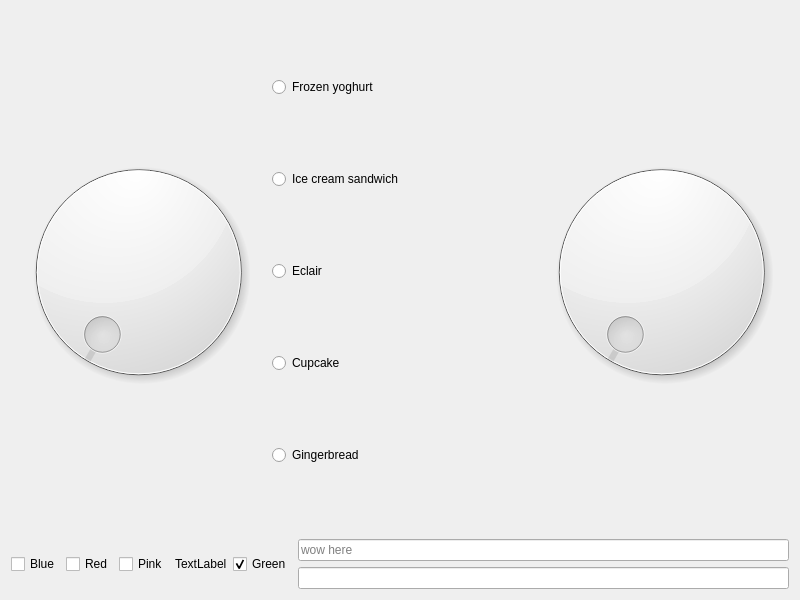
<?xml version="1.0" encoding="UTF-8"?>
<ui version="4.0">
 <class>Widget</class>
 <widget class="QWidget" name="Widget">
  <property name="geometry">
   <rect>
    <x>0</x>
    <y>0</y>
    <width>800</width>
    <height>600</height>
   </rect>
  </property>
  <property name="windowTitle">
   <string>Widget</string>
  </property>
  <layout class="QVBoxLayout" name="verticalLayout_2">
   <item>
    <layout class="QVBoxLayout" name="verticalLayout_4">
     <item>
      <layout class="QHBoxLayout" name="horizontalLayout_2" stretch="0,0,0">
       <item>
        <widget class="QDial" name="Servings"/>
       </item>
       <item>
        <layout class="QVBoxLayout" name="verticalLayout">
         <item>
          <widget class="QRadioButton" name="radioButton_2">
           <property name="text">
            <string>Frozen yoghurt</string>
           </property>
           <attribute name="buttonGroup">
            <string notr="true">desserts</string>
           </attribute>
          </widget>
         </item>
         <item>
          <widget class="QRadioButton" name="radioButton">
           <property name="text">
            <string>Ice cream sandwich</string>
           </property>
           <attribute name="buttonGroup">
            <string notr="true">desserts</string>
           </attribute>
          </widget>
         </item>
         <item>
          <widget class="QRadioButton" name="radioButton_4">
           <property name="text">
            <string>Eclair</string>
           </property>
           <attribute name="buttonGroup">
            <string notr="true">desserts</string>
           </attribute>
          </widget>
         </item>
         <item>
          <widget class="QRadioButton" name="radioButton_3">
           <property name="text">
            <string>Cupcake</string>
           </property>
           <attribute name="buttonGroup">
            <string notr="true">desserts</string>
           </attribute>
          </widget>
         </item>
         <item>
          <widget class="QRadioButton" name="radioButton_5">
           <property name="text">
            <string>Gingerbread</string>
           </property>
           <attribute name="buttonGroup">
            <string notr="true">desserts</string>
           </attribute>
          </widget>
         </item>
        </layout>
       </item>
       <item>
        <widget class="QDial" name="ServingSize">
         <property name="maximum">
          <number>20</number>
         </property>
        </widget>
       </item>
      </layout>
     </item>
     <item>
      <layout class="QHBoxLayout" name="horizontalLayout">
       <item>
        <widget class="QCheckBox" name="checkBox_3">
         <property name="text">
          <string>Blue</string>
         </property>
        </widget>
       </item>
       <item>
        <widget class="QCheckBox" name="checkBox_2">
         <property name="text">
          <string>Red</string>
         </property>
        </widget>
       </item>
       <item>
        <widget class="QCheckBox" name="checkBox_4">
         <property name="layoutDirection">
          <enum>Qt::LeftToRight</enum>
         </property>
         <property name="text">
          <string>Pink</string>
         </property>
         <property name="checkable">
          <bool>false</bool>
         </property>
         <property name="checked">
          <bool>false</bool>
         </property>
         <property name="tristate">
          <bool>false</bool>
         </property>
        </widget>
       </item>
       <item>
        <widget class="QLabel" name="label">
         <property name="text">
          <string>TextLabel</string>
         </property>
        </widget>
       </item>
       <item>
        <widget class="QCheckBox" name="checkBox">
         <property name="text">
          <string>Green</string>
         </property>
         <property name="checked">
          <bool>true</bool>
         </property>
        </widget>
       </item>
       <item>
        <layout class="QVBoxLayout" name="verticalLayout_3">
         <item>
          <widget class="QLineEdit" name="lineEdit">
           <property name="text">
            <string/>
           </property>
           <property name="readOnly">
            <bool>true</bool>
           </property>
           <property name="placeholderText">
            <string>wow here</string>
           </property>
          </widget>
         </item>
         <item>
          <widget class="QLineEdit" name="lineEdit_2"/>
         </item>
        </layout>
       </item>
      </layout>
     </item>
    </layout>
   </item>
  </layout>
 </widget>
 <resources/>
 <connections/>
 <buttongroups>
  <buttongroup name="desserts"/>
 </buttongroups>
</ui>
